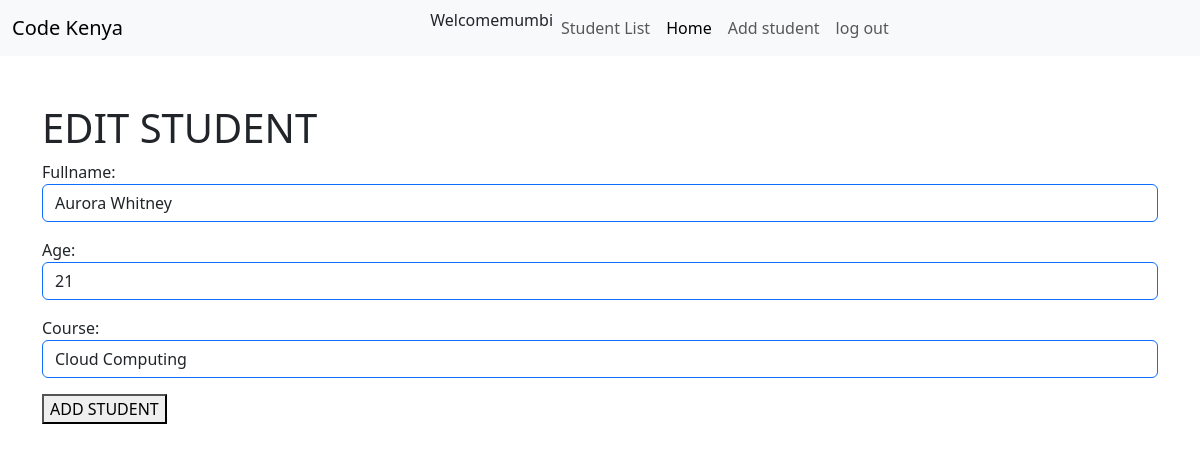
Screenshot of /edit/7 (signed in) with the database file from the repository.
### crudapp/models.py (models this page shows, shortened)
class Student(models.Model):
    fullname=models.CharField(max_length=50)
    age=models.IntegerField()
    course=models.CharField(max_length=50)

### crudapp/views.py (the view)
def update_student(request,pk):
    student=get_object_or_404(Student,pk=pk)
    form=StudentForm(request.POST or None,instance=student)
    if form.is_valid():
        form.save()
        return redirect('student_list')
    return render(request,'studentform.html',{'form':form})

### crudapp/forms.py
class StudentForm(forms.ModelForm):
    class Meta:
        model = Student
        fields =['fullname', 'age' ,'course']
        widgets ={
            'fullname':forms.TextInput(attrs={'class':'form-control border-primary'}),
            'age':forms.NumberInput(attrs={'class':'form-control border-primary'}),
            'course':forms.TextInput(attrs={'class':'form-control border-primary'}),
        }

### crudapp/templates/studentform.html (shortened to what this page needs)
{% extends 'base.html' %}
{% block content %}
<h1>{% if form.instance.pk %} EDIT {% else %}ADD {% endif  %} STUDENT</h1>
<form method="POST">
    {{form.as_p}}
    <button type="submit">ADD STUDENT</button>
</form>
{% endblock %}

### crudapp/templates/base.html (shortened to what this page needs)
<!DOCTYPE html>
<html lang="en">
<head>
    <link href="https://cdn.jsdelivr.net/npm/bootstrap@5.3.7/dist/css/bootstrap.min.css" rel="stylesheet">
</head>
<body>
    <nav class="navbar navbar-expand-lg bg-body-tertiary">
        <div class="container-fluid">
          <a class="navbar-brand" href="#">Code Kenya</a>
          <div class="collapse navbar-collapse" id="navbarNav">
           <div class="navbar-nav mx-auto py-0" >
            {% if user.is_authenticated %}
            <li class="nav-item active">
              <span>Welcome{{user.username}}</span>
            </li>
            <li class="nav-item">
              <a class="nav-link" href="{% url 'student_list' %}">Student List</a>
            </li>
            <li class="nav-item">
              <a class="nav-link active" aria-current="page" href="#">Home</a>
            </li>
            {% if user.is_staff %}
            <li class="nav-item">
              <a class="nav-link" href="{% url 'add_student' %}">Add student</a>
            </li>
            {% endif %}
            <li class="nav-item">
              <a class="nav-link" href="{% url 'logout' %}">log out</a>
            </li>
              {% endif %}
              </div>
          </div>
        </div>
      </nav>
    <div class="container mt-5">
    {% block content %}
    {% endblock %}
    </div>
</body>
</html>

### rows the page displays
Student: fullname "Aurora Whitney", age "21", course "Cloud Computing"

### other values shown
{{ user.username }} "mumbi"
